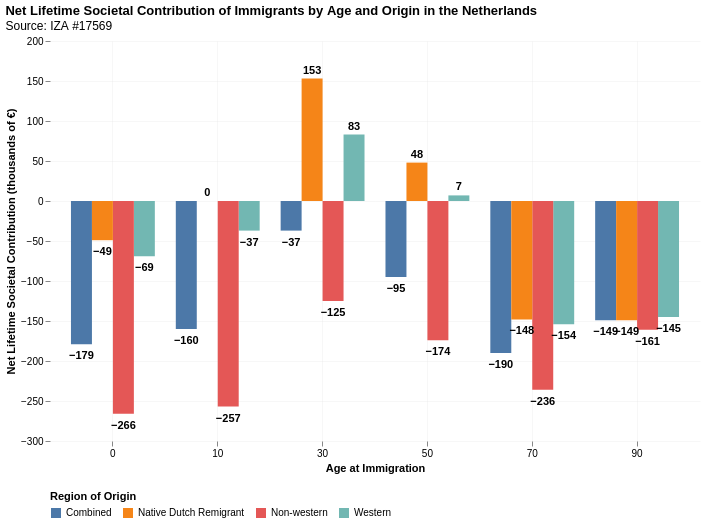

Here is the Vega-Lite specification saved for this chart:
### Vega-Lite specification from a JSON file in a GitHub repository (floating-point values rounded to 4 significant figures)
{"$schema": "https://vega.github.io/schema/vega-lite/v5.20.1.json", "config": {"axis": {"domain": false, "grid": true, "gridOpacity": 0.25}, "view": {"continuousHeight": 300, "continuousWidth": 300, "strokeWidth": 0}}, "data": {"name": "data-8dfdfc412a652aed9352b894fa1dbc54"}, "datasets": {"data-8dfdfc412a652aed9352b894fa1dbc54": [{"Age at Immigration": 0, "From": "Combined", "Net Societal Contribution": -179.0}, {"Age at Immigration": 0, "From": "Western", "Net Societal Contribution": -69.0}, {"Age at Immigration": 0, "From": "Non-western", "Net Societal Contribution": -266.0}, {"Age at Immigration": 0, "From": "Native Dutch Remigrant", "Net Societal Contribution": -49.0}, {"Age at Immigration": 10, "From": "Combined", "Net Societal Contribution": -160.0}, {"Age at Immigration": 10, "From": "Western", "Net Societal Contribution": -37.0}, {"Age at Immigration": 10, "From": "Non-western", "Net Societal Contribution": -257.0}, {"Age at Immigration": 10, "From": "Native Dutch Remigrant", "Net Societal Contribution": 0.0}, {"Age at Immigration": 30, "From": "Combined", "Net Societal Contribution": -37.0}, {"Age at Immigration": 30, "From": "Western", "Net Societal Contribution": 83.0}, {"Age at Immigration": 30, "From": "Non-western", "Net Societal Contribution": -125.0}, {"Age at Immigration": 30, "From": "Native Dutch Remigrant", "Net Societal Contribution": 153.0}, {"Age at Immigration": 50, "From": "Combined", "Net Societal Contribution": -95.0}, {"Age at Immigration": 50, "From": "Western", "Net Societal Contribution": 7.0}, {"Age at Immigration": 50, "From": "Non-western", "Net Societal Contribution": -174.0}, {"Age at Immigration": 50, "From": "Native Dutch Remigrant", "Net Societal Contribution": 48.0}, {"Age at Immigration": 70, "From": "Combined", "Net Societal Contribution": -190.0}, {"Age at Immigration": 70, "From": "Western", "Net Societal Contribution": -154.0}, {"Age at Immigration": 70, "From": "Non-western", "Net Societal Contribution": -236.0}, {"Age at Immigration": 70, "From": "Native Dutch Remigrant", "Net Societal Contribution": -148.0}, {"Age at Immigration": 90, "From": "Combined", "Net Societal Contribution": -149.0}, {"Age at Immigration": 90, "From": "Western", "Net Societal Contribution": -145.0}, {"Age at Immigration": 90, "From": "Non-western", "Net Societal Contribution": -161.0}, {"Age at Immigration": 90, "From": "Native Dutch Remigrant", "Net Societal Contribution": -149.0}]}, "height": 400, "layer": [{"encoding": {"color": {"field": "From", "legend": {"orient": "bottom"}, "title": "Region of Origin", "type": "nominal"}, "tooltip": [{"field": "From", "title": "Origin", "type": "nominal"}, {"field": "Age at Immigration", "title": "Age", "type": "ordinal"}, {"field": "Net Societal Contribution", "format": ",.0f", "title": "Contribution", "type": "quantitative"}], "x": {"axis": {"labelAngle": 0}, "field": "Age at Immigration", "title": "Age at Immigration", "type": "ordinal"}, "xOffset": {"field": "From", "type": "nominal"}, "y": {"field": "Net Societal Contribution", "scale": {"zero": true}, "title": "Net Lifetime Societal Contribution (thousands of €)", "type": "quantitative"}}, "mark": {"type": "bar"}}, {"encoding": {"text": {"field": "Net Societal Contribution", "format": ",.0f", "type": "quantitative"}, "x": {"field": "Age at Immigration", "type": "ordinal"}, "xOffset": {"field": "From", "type": "nominal"}, "y": {"field": "Net Societal Contribution", "type": "quantitative"}}, "mark": {"dy": {"expr": "datum['Net Societal Contribution'] >= 0 ? -8 : 12"}, "fontSize": 11, "fontWeight": "bold", "type": "text"}}], "title": {"anchor": "start", "subtitle": "Source: IZA #17569", "text": "Net Lifetime Societal Contribution of Immigrants by Age and Origin in the Netherlands"}, "width": 650}
